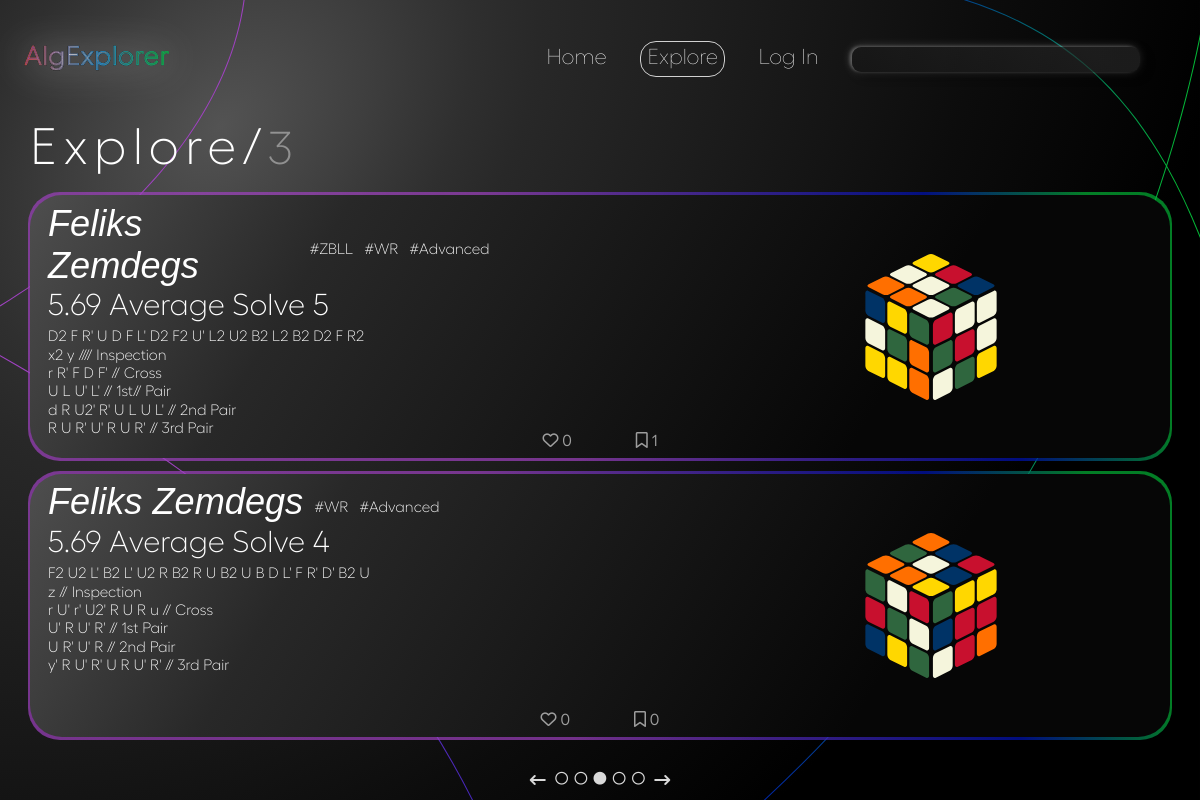
Page /solves/explore/?page=3 on the committed database.
### algorithms/models.py (models this page shows, shortened)
class Algorithm(models.Model):
    id = models.UUIDField(default=uuid.uuid4, unique=True, primary_key=True, editable=False)
    date_added = models.DateTimeField(auto_now_add=True)
    owner = models.ForeignKey(Profile, null=True, blank=True, on_delete=models.CASCADE)
    solver = models.CharField(max_length=50)
    description = models.CharField(null=True, blank=True, max_length=50, default="-")
    scramble = models.CharField(default="", max_length=100, null=False, validators=[
        RegexValidator(
            regex = r"^([RLUDFBMESrludfbxyz]{1}([2]|[']|2')? +)*([RLUDFBMESrludfbxyz]{1}([2]|[']|2')? *){1}$",
            message = "Invalid scramble.",
            code = "invalid_scramble"
        )
    ])
    content = models.TextField(max_length=1000, null=False, validators=[
        RegexValidator(
            regex = r"^( |\n|//[^\n]*)*([RLUDFBMESrludfbxyz]{1}([2]|[']|2')?( |\n|//[^\n]*)+)*([RLUDFBMESrludfbxyz]{1}([2]|[']|2')?( |\n|//[^\n]*)*){1}$",
            message = "Invalid solve.",
            code = "invalid_solve",
            flags = M
        )
    ])
    tags = models.ManyToManyField("Tag", blank=True, related_name="algs")
    cube_state = models.CharField(editable=False, max_length=54, default="wwwwwwwwwyyyyyyyyyrrrrrrrrrooooooooogggggggggbbbbbbbbb")
    image = models.ImageField(editable=False, null=True, blank=True, upload_to="algorithms/", default="algorithms/default.svg")
    users_hearts = models.ManyToManyField(Profile, blank=True, related_name="hearted_algs")
    users_saved = models.ManyToManyField(Profile, blank=True, related_name="saved_algs")
    heart_count = models.IntegerField(default=0, blank=True, null=True)
    saved_count = models.IntegerField(default=0, blank=True, null=True)
    class Meta:
        ordering = ['-heart_count', '-date_added']

class Tag(models.Model):
    id = models.UUIDField(default=uuid.uuid4, unique=True, primary_key=True, editable=False)
    date_added = models.DateTimeField(auto_now_add=True)
    name = models.CharField(max_length=200)
    def __str__(self):
        return self.name

### algorithms/views.py (the view)
# urls.py: path('solves/explore/', views.getExplore, name="explore-algs"),
def getExplore(request):
    allAlgs = Algorithm.objects.all()
    algs, tags_query = getAlgsByTag(request, allAlgs)
    algs, search_query = searchAlgs(algs, request)
    algs, custom_range, last_page = paginateAlgs(request, algs)
    tags_url = f'&tags={tags_query}' if tags_query != '' else ''
    search_url = f'&search_query={search_query}' if search_query != '' else ''
    curr_queries = tags_url + search_url
    curr_url = reverse('explore-algs')
    curr_page = int(request.GET.get('page')) if request.GET.get('page') is not None else 1
    context = {
            'algs' : algs,
            'search_query' : search_query,
            'tags_query' : tags_query,
            'custom_range' : custom_range,
            'curr_queries' : curr_queries,
            'curr_url' : curr_url,
            'curr_page' : curr_page,
            'last_page' : last_page,
            'next_page' : curr_page + 1,
            'prev_page' : curr_page - 1,
            'alltags' : Tag.objects.all(),
    }
    return render(request, 'algorithms/explore.html', context)

### algorithms/utils.py (called while the page is built, shortened)
def getAlgsByTag(request, algs):
    if not request.GET.get('tags'):
        return algs, ''

def searchAlgs(filtered_algs, request):
    search_query = ''
    if request.GET.get('search_query'):
        search_query = request.GET.get('search_query')
    algs = filtered_algs.distinct().filter(Q(solver__icontains=search_query) | Q(description__icontains=search_query))
    return algs, search_query

### algorithms/templates/algorithms/explore.html (shortened to what this page needs)
{% extends 'main.html' %}
{% load static %}
{% block includes %}
    <link rel="stylesheet" type="text/css" href="{% static 'algorithms/css/explore.css' %}">
{% endblock includes %}
{% block content %}
<div id="explore-bg-lines"></div>
<div id="content">
    <h2 id="explore-title">Explore/<span>{{curr_page}}</span></h2>
    {% for alg in algs %}
        <a href="{% url 'alg' alg.id %}" class="alg-card" data-id="{{alg.id}}">
            <div class="alg-card-content">
                <div class="alg-card-text">
                    <div class="alg-title-row">
                        <h3 class="solver-name">{{alg.solver}}</h3>
                        {% for tag in alg.tags.all|slice:":3" %}
                            <h5 class="alg-tag">#{{tag}}</h5>
                        {% endfor %}
                    </div>
                    <h4 class="alg-description">{{alg.description}}</h4>
                    <div class="alg-content">
                        {{alg.scramble}} <br>
                        {{alg.content|linebreaksbr}}
                    </div>
                </div>
                <div class="alg-card-views">
                    <div class="info-line">
                        {% if not request.user.is_authenticated %}
                            <div class="heart-info logged-out" data-hearted="0">
                                <i class="fa-regular fa-heart"></i>
                                <span>{{alg.heart_count}}</span>
                            </div>
                        {% elif request.user.profile not in alg.users_hearts.all %}
                            <div class="heart-info" data-hearted="0">
                                <i class="fa-regular fa-heart"></i>
                                <span>{{alg.heart_count}}</span>
                            </div>
                        {% else %}
                            <div class="heart-info" data-hearted="1">
                                <i class="fa-solid fa-heart"></i>
                                <span>{{alg.heart_count}}</span>
                            </div>
                        {% endif %}
                        {% if not request.user.is_authenticated %}
                        <div  class="saved-info logged-out" data-saved="0">
                            <i class="fa-regular fa-bookmark"></i>
                            <span>{{alg.saved_count}}</span>
                        </div>
                        {% elif request.user.profile not in alg.users_saved.all %}
                        <div class="saved-info" data-saved="0">
                            <i class="fa-regular fa-bookmark"></i>
                            <span>{{alg.saved_count}}</span>
                        </div>
                        {% else %}
                        <div class="saved-info" data-saved="1">
                            <i class="fa-solid fa-bookmark"></i>
                            <span>{{alg.saved_count}}</span>
                        </div>
                        {% endif %}
                    </div>
                </div>
                <div class="alg-card-cube">
                    <img class="alg-cube" src="{{alg.image.url}}" alt="">
                </div>
            </div>
        </a>
    {% endfor %}
    {% include 'algorithms/page-controls.html' with custom_range=custom_range curr_queries=curr_queries curr_page=curr_page %}
</div>
{% endblock content %}

### static/css/main.css (style rules this page uses)
:root { --text1: #fff; }
* { margin: 0; padding: 0; box-sizing: border-box; }
body { font-family: "Fellix", sans-serif; height: 100vh; width: 100vw; margin: 0; padding: 0; display: grid; grid-template-rows: repeat(9, 1fr); grid-template-columns: 100%; }

### static/css/navbar.css (style rules this page uses)
a { text-decoration: none; color: var(--text1); }

### algorithms/static/algorithms/css/explore.css (style rules this page uses)
body { background: no-repeat 0% 0% / cover url("/static/algorithms/backgrounds/explore-bg-gradient.svg"); }
#explore-bg-lines { position: fixed; left: 0; top: 0; z-index: -5; width: 100vw; height: 100vh; background: no-repeat 0% 0% / cover url("/static/backgrounds/bg-lines.svg"); }
#content { height: 100%; width: 100%; min-width: 0; display: flex; flex-direction: column; align-items: center; justify-content:start; gap: 2.4%; color: var(--text1); }
#explore-title { font-weight: 300; font-size: 3.2rem; width: 95%; text-align: left; letter-spacing: 0.4rem; margin-top: 0; }
#explore-title span { opacity: 0.4; font-size: 0.9em; }
.alg-card { position: relative; width: 95%; height: 38.5%; padding: 0.6% 1.5%; background: linear-gradient(121deg, rgba(78,78,78,1) 0%, rgba(40,40,40,1) 25%, rgba(20,20,20,1) 54%, rgba(6,6,6,1) 75%); border-radius: 2rem; display: flex; align-items: center; justify-content: center; }
.alg-card::after { content: ""; position: absolute; display: block; border-radius: 2rem; height: 102.5%; width: 100.35%; background: linear-gradient(70deg, rgba(158,65,191,0.7) 44%, rgba(0,18,178,0.7) 80%, rgba(4,178,53,0.7) 93%); z-index: -1; }
.alg-card-content { width: 100%; height: 100%; border-radius: 2rem; display: grid; grid-template-rows: 100%; grid-template-columns: repeat(5, 1fr); }
.alg-card-text { grid-area: 1 / 1 / 2 / 3; display: flex; flex-direction: column; justify-content: start; align-items: left; height: 100%; }
.alg-title-row { display: flex; flex-direction: row; align-items:center; justify-content: start; gap: 0.7rem; vertical-align: center; margin-bottom: 0.3%; }
.solver-name { font-size: 2.26rem; font-style: italic; font-weight: 400; vertical-align: center; }
.alg-tag { font-size: 0.94rem; font-weight: 300; margin-top: 0.65rem; }
.alg-content { font-size: 0.94rem; font-weight: 300; overflow: hidden; line-height: 1.15rem; height: 5.75rem; }
.alg-description { font-size: 1.89rem; font-weight: 300; margin-bottom: 1%; }
.alg-card-views { grid-area: 1 / 3 / 2 / 4; display: flex; flex-direction: column; align-items: center; justify-content: end; }
.info-line { color: #d9d9d9; width: 100%; display: flex; flex-direction: row; align-items: center; justify-content: center; gap: 4rem; }
.heart-info, .saved-info { cursor: pointer; opacity: 0.7; }
.alg-card-cube { grid-area: 1 / 4 / 2 / 6; display: flex; justify-content: center; align-items: center; }
.alg-cube { width: 33%; }

### rows in the picture
Algorithm: solver "Feliks Zemdegs", description "5.69 Average Solve 5", scramble "D2 F R' U D F L' D2 F2 U' L2 U2 B2 L2 B2 D2 F R2", content "x2 y //// Inspection r R' F D F' // Cross U L U' L' // 1st// Pair d R U2' R' U L U L' // 2nd Pair R U R' U' R U R' // 3rd Pair", heart_count "0", saved_count "1", image (picture)
Tag: name "ZBLL"
Tag: name "WR"
Tag: name "Advanced"
Algorithm: solver "Feliks Zemdegs", description "5.69 Average Solve 4", scramble "F2 U2 L' B2 L' U2 R B2 R U B2 U B D L' F R' D' B2 U", content "z // Inspection r U' r' U2' R U R u // Cross U' R U' R' // 1st Pair U R' U' R // 2nd Pair y' R U' R' U R U' R' // 3rd Pair", heart_count "0", saved_count "0", image (picture)

### other values in the picture
{{ curr_page }} "3"
